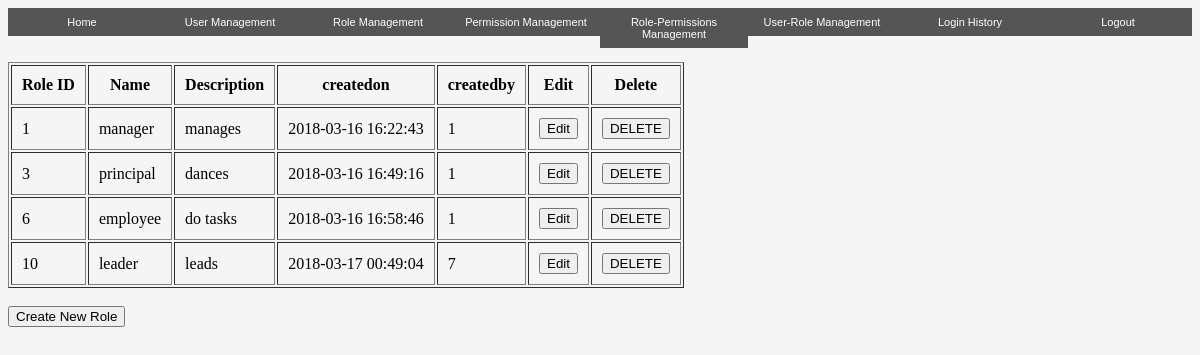
The app's page /roleList.php (signed in) with its own data.
### tables this page shows
CREATE TABLE `roles` (
  `roleid` int(11) NOT NULL AUTO_INCREMENT,
  `name` varchar(45) DEFAULT NULL,
  `description` varchar(45) DEFAULT NULL,
  `createdon` datetime DEFAULT NULL,
  `createdby` int(11) DEFAULT NULL,
  PRIMARY KEY (`roleid`)
);

### roleList.php (the view, shortened to what this page needs)
<?php
require 'conn.php';session_start();
?>
<html>
    <head>
    </head>
    <body style="background-color:whitesmoke">
        <div class="container">
        <div class="btn-group">
        <button class="header" onclick="window.location='Home.php'">Home</button>
        <button class="header" onclick="window.location='userList.php'">User Management</button>
        <button class="header" onclick="window.location='roleList.php'">Role Management</button>
        <button class="header" onclick="window.location='permissionList.php'">Permission Management</button>
        <button class="header" onclick="window.location='rolePermissionList.php'">Role-Permissions Management</button>
        <button class="header" onclick="window.location='UserRoleList.php'">User-Role Management</button>
        <button class="header" onclick="window.location='loginHistory.php'">Login History</button>
        <button class="header" onclick="window.location='LOGIN.php'">Logout</button>
        </div>
        <br><br><br>
        <form action="">
        <table border="1" cellpadding="10">
            <thead>
                <tr><th>Role ID</th><th>Name</th><th>Description</th><th>createdon</th><th>createdby</th><th>Edit</th><th>Delete</th></tr>
            </thead>
            <tbody>
                <?php
                $sql="select * from roles";
                $result= mysqli_query($con, $sql);
                $rows= mysqli_num_rows($result);
                if($rows>0)
                {
                    while($record= mysqli_fetch_assoc($result))
                    {
                        echo "<tr><td>".$record['roleid']."</td><td>".$record['name']."</td><td>".$record['description']."</td><td>".$record['createdon']."</td><td>".$record['createdby']."</td><td><button type='submit' name='edit' value='".$record['roleid']."'>Edit</button></td> <td><button type='submit' name='delete' value='".$record['roleid']."'>DELETE</button></td></tr>";
                    }
                }
                ?>
            </tbody>
        </table>
        <br>
        <button type="submit" value="Create New Role" name="createNew">Create New Role</button>
        </form>
        </div>
    </body>
</html>

### roleList.php (style rules this page uses)
.container .btn-group .header { background-color: #555; color: white; float: left; border: none; outline: none; cursor: pointer; padding: 8px; font-size: 11px; width: 12.5%; margin: 0px; }

### records on screen
roles: roleid "1", name "manager", description "manages", createdon "2018-03-16 16:22:43", createdby "1"
roles: roleid "3", name "principal", description "dances", createdon "2018-03-16 16:49:16", createdby "1"
roles: roleid "6", name "employee", description "do tasks", createdon "2018-03-16 16:58:46", createdby "1"
roles: roleid "10", name "leader", description "leads", createdon "2018-03-17 00:49:04", createdby "7"
